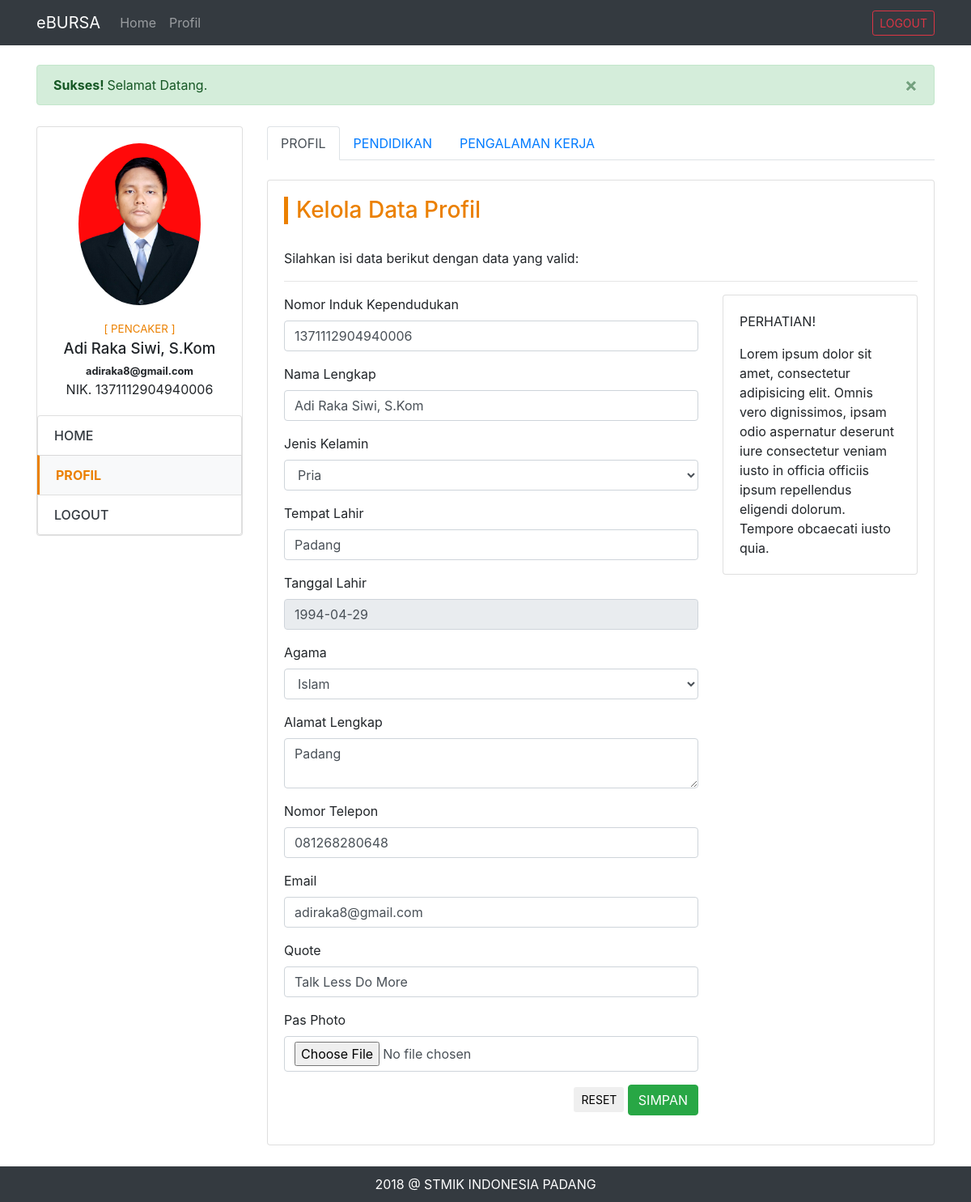
/pencaker-dashboard.php?page=profil (signed in), run on an earlier commit of the app's database.
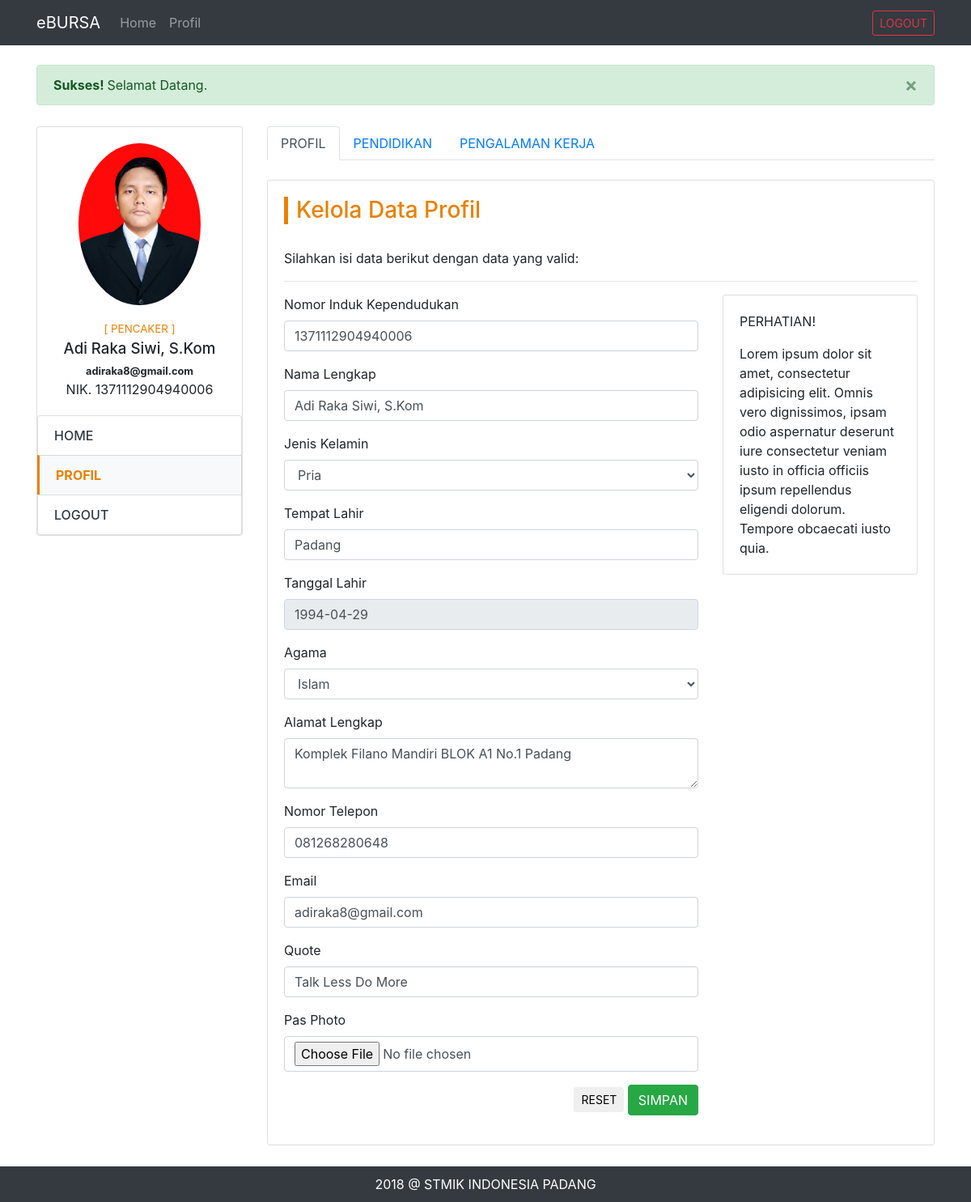
And on a later commit of the database.
### tables this page shows
CREATE TABLE `profil_pencaker` (
  `id` int(11) NOT NULL AUTO_INCREMENT,
  `user_akun_id` int(11) NOT NULL,
  `nik` varchar(20) NOT NULL,
  `nama` varchar(50) NOT NULL,
  `jenis_kelamin` enum('Pria','Wanita') NOT NULL,
  `tempat_lahir` varchar(50) DEFAULT NULL,
  `tanggal_lahir` date DEFAULT NULL,
  `agama` enum('Islam','Katolik','Protestan','Hindu','Buddha') DEFAULT NULL,
  `alamat` text,
  `telepon` varchar(12) DEFAULT NULL,
  `quote` varchar(100) DEFAULT NULL,
  `email` varchar(50) NOT NULL,
  `photo` varchar(100) DEFAULT NULL,
  `dibuat_pada` date NOT NULL,
  PRIMARY KEY (`id`),
  KEY `user_akun_id` (`user_akun_id`)
);

### cores/misc/function.php (called while the page is built, shortened)
<?php
	function getPencakerProfil($id) {
		$conn = koneksi();
		$sql = "SELECT * FROM profil_pencaker WHERE user_akun_id = '$id'";
		$proc = mysqli_query($conn, $sql);
		$data = mysqli_fetch_assoc($proc);
		return $data;
	}
	function koneksi() {
		$conn = mysqli_connect('localhost', 'root', '', 'dbbursa');
		return $conn;
	}
?>

### views/pencaker/profil.php (the view, shortened to what the changed rows need)
<div class="row">
	<div class="col-md-3">
		<?php include "views/pencaker/partials/side-menu.php"; ?>
	</div>
	<div class="col-md-9">
		<ul class="nav nav-tabs" id="myTab" role="tablist">
			<li class="nav-item">
				<a class="nav-link active" id="profil-tab" data-toggle="tab" href="#profil" role="tab" aria-controls="profil" aria-selected="true">PROFIL</a>
			</li>
			<li class="nav-item">
				<a class="nav-link" id="pendidikan-tab" data-toggle="tab" href="#pendidikan" role="tab" aria-controls="pendidikan" aria-selected="false">PENDIDIKAN</a>
			</li>
			<li class="nav-item">
				<a class="nav-link" id="pengalaman-tab" data-toggle="tab" href="#pengalaman" role="tab" aria-controls="pengalaman" aria-selected="false">PENGALAMAN KERJA</a>
			</li>
		</ul>
		<div class="tab-content" id="myTabContent">
			<div class="tab-pane fade show active" id="profil" role="tabpanel" aria-labelledby="profil-tab"> <br>
				<div class="card">
					<div class="card-body">
						<h3 class="home-title">Kelola Data Profil</h3>
						<p>Silahkan isi data berikut dengan data yang valid:</p> <hr>
						<div class="row">
							<div class="col-md-8">
								<form action="cores/pencaker/profil/ubah-profil-process.php" method="POST" enctype="multipart/form-data">
									<div class="form-group">
										<label for="nik">Nomor Induk Kependudukan</label>
										<input type="text" name="nik" id="nik" class="form-control" value="<?php echo $dataProfil["nik"] ?>">
									</div>
									<div class="form-group">
										<label for="nama">Nama Lengkap</label>
										<input type="text" name="nama" id="nama" class="form-control" value="<?php echo $dataProfil["nama"] ?>">
									</div>
									<div class="form-group">
										<label for="jekel">Jenis Kelamin</label>
										<select name="jekel" id="jekel" class="form-control">
											<option value="<?php echo $dataProfil["jenis_kelamin"] ?>"><?php echo $dataProfil["jenis_kelamin"] ?></option>
										</select>
									</div>
									<div class="form-group">
										<label for="tempat_lahir">Tempat Lahir</label>
										<input type="text" name="tempat_lahir" id="tempat_lahir" class="form-control" value="<?php echo $dataProfil["tempat_lahir"] ?>">
									</div>
									<div class="form-group">
										<label for="tanggal_lahir">Tanggal Lahir</label>
										<input type="text" name="tanggal_lahir" id="tanggal_lahir" class="form-control" value="<?php echo $dataProfil["tanggal_lahir"] ?>" readonly>
									</div>
									<div class="form-group">
										<label for="agama">Agama</label>
										<select name="agama" id="agama" class="form-control">
											<option value="<?php echo $dataProfil["agama"] ?>"><?php echo $dataProfil["agama"] ?></option>
										</select>
									</div>
									<div class="form-group">
										<label for="alamat">Alamat Lengkap</label>
										<textarea name="alamat" id="alamat" class="form-control"><?php echo $dataProfil["alamat"] ?></textarea>
									</div>
									<div class="form-group">
										<label for="telepon">Nomor Telepon</label>
										<input type="text" name="telepon" id="telepon" class="form-control" value="<?php echo $dataProfil["telepon"] ?>">
									</div>
									<div class="form-group">
										<label for="email">Email</label>
										<input type="text" name="email" id="email" class="form-control" value="<?php echo $dataProfil["email"] ?>">
									</div>
									<div class="form-group">
										<label for="quote">Quote</label>
										<input type="text" name="quote" id="quote" class="form-control" value="<?php echo $dataProfil["quote"] ?>">
									</div>
									<div class="form-group">
										<label for="foto">Pas Photo</label>
										<input type="file" name="foto" id="foto" class="form-control">
									</div>
									<div class="form-group text-right">
										<button type="reset" class="btn btn-sm btn-default">RESET</button>
										<button type="submit" class="btn btn-success">SIMPAN</button>
									</div>
								</form>
							</div>
							<div class="col-md-4">
								<div class="card">
									<div class="card-body">
										<p>PERHATIAN!</p>
										Lorem ipsum dolor sit amet, consectetur adipisicing elit. Omnis vero dignissimos, ipsam odio aspernatur deserunt iure consectetur veniam iusto in officia officiis ipsum repellendus eligendi dolorum. Tempore obcaecati iusto quia.
									</div>
								</div>
							</div>
						</div>
					</div>
				</div>
			</div>
		</div>
	</div>
</div>

### views/pencaker/partials/side-menu.php
<div class="card">
	<div class="card-body">
		<div class="text-center">
			<img src="assets/img/profil/pencaker/<?php echo $dataProfil["photo"] ?>" class="rounded-circle text-center" height="200xp">
			<div class="side-detail">
				<div class="side-akses">[ <?php echo strtoupper($_SESSION['hak_akses']) ?> ]</div>
				<div class="side-nama"><?php echo $dataProfil["nama"] ?></div>
				<div class="side-email"><small><strong><?php echo $dataProfil["email"] ?></strong></small></div>
				<div class="side-nip"><?php echo 'NIK. '.$dataProfil["nik"] ?></div>
			</div>
		</div>
	</div>
	<ul class="list-group">
		<a href="?page=home" class="list-group-item <?php echo $page=='home'?'active':'' ?>">HOME</a>
		<a href="?page=profil" class="list-group-item <?php echo $page=='profil'?'active':'' ?>">PROFIL</a>
		<a href="logout.php" class="list-group-item">LOGOUT</a>
	</ul>
</div>

What changed in the data, as far as the page shows it:
changed profil_pencaker "Adi Raka Siwi, S.Kom": alamat "Padang" → "Komplek Filano Mandiri BLOK A1 No.1 Padang"
